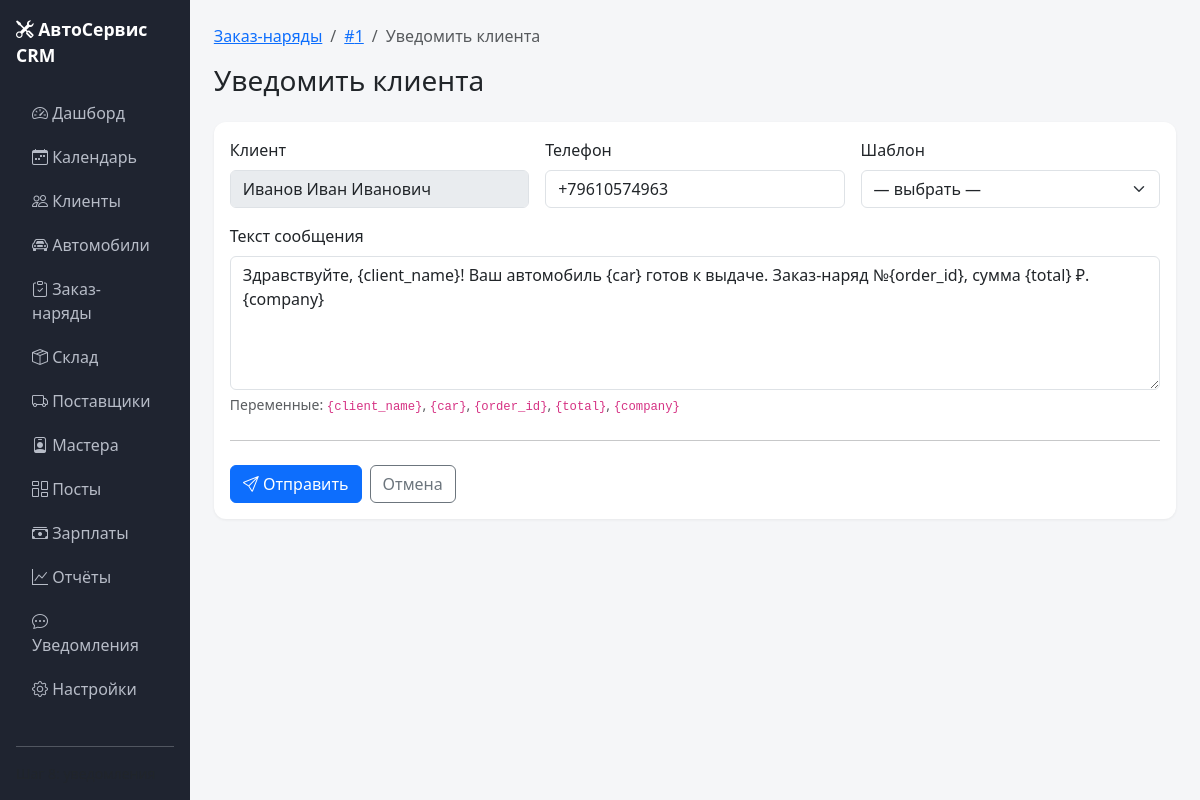
/orders/1/notify, run on the app's committed database.
### models.py (models this page shows, shortened)
class Order(db.Model):
    __tablename__ = "orders"
    id = db.Column(db.Integer, primary_key=True)
    client_id = db.Column(db.Integer, db.ForeignKey("clients.id"), nullable=False, index=True)
    car_id = db.Column(db.Integer, db.ForeignKey("cars.id"), nullable=False, index=True)
    status = db.Column(db.String(20), nullable=False, default="new", index=True)
    intake_mileage = db.Column(db.Integer)
    complaint = db.Column(db.Text)
    notes = db.Column(db.Text)
    created_at = db.Column(db.DateTime, default=lambda: datetime.now(timezone.utc))
    closed_at = db.Column(db.DateTime)
    car = db.relationship("Car", backref="orders")
    works = db.relationship(
        "OrderWork",
        backref="order",
        cascade="all, delete-orphan",
        lazy=True,
        order_by="OrderWork.id",
    )
    parts = db.relationship(
        "OrderPart",
        backref="order",
        cascade="all, delete-orphan",
        lazy=True,
        order_by="OrderPart.id",
    )

class Client(db.Model):
    __tablename__ = "clients"
    id = db.Column(db.Integer, primary_key=True)
    full_name = db.Column(db.String(200), nullable=False)
    phone = db.Column(db.String(30), nullable=False, unique=True, index=True)
    email = db.Column(db.String(120))
    comment = db.Column(db.Text)
    created_at = db.Column(db.DateTime, default=lambda: datetime.now(timezone.utc))
    cars = db.relationship("Car", backref="client", cascade="all, delete-orphan", lazy=True, order_by="Car.id.desc()")
    orders = db.relationship("Order", backref="client", lazy=True)

### app.py (the view, shortened to what this page needs)
@app.route("/orders/<int:order_id>/notify", methods=["GET", "POST"])
def order_notify(order_id):
    order = db.session.get(Order, order_id)
    if order is None: abort(404)
    settings = Settings.get()
    default_templates = [
        {
            "name": "Машина готова",
            "text": "Здравствуйте, {client_name}! Ваш автомобиль {car} готов к выдаче. Заказ-наряд №{order_id}, сумма {total} ₽. {company}",
        },
        {
            "name": "Напоминание о ТО",
            "text": "{client_name}, напоминаем о плановом ТО для {car}. Запишитесь в {company}.",
        },
        {
            "name": "Запись подтверждена",
            "text": "{client_name}, ваша запись на {car} подтверждена. Ждём вас в {company}.",
        },
    ]
    return render_template("notifications/order_notify.html",
                           order=order, settings=settings, default_templates=default_templates)

### app.py (called while the page is built)
@app.context_processor
def inject_globals():
    return {
        "ORDER_STATUSES": ORDER_STATUSES,
        "MOVEMENT_TYPES": MOVEMENT_TYPES,
        "MOVEMENT_COLORS": MOVEMENT_COLORS,
        "APPOINTMENT_STATUSES": APPOINTMENT_STATUSES,
        "APPOINTMENT_COLORS": APPOINTMENT_COLORS,
        "STATUS_COLORS": {
            "new": "secondary",
            "in_progress": "primary",
            "waiting_parts": "warning",
            "done": "info",
            "closed": "success",
            "canceled": "danger",
        },
    }

### models.py (called while the page is built)
    @classmethod
    def get(cls):
        s = cls.query.first()
        if s is None:
            s = cls()
            db.session.add(s)
            db.session.commit()
        return s

### templates/notifications/order_notify.html (shortened to what this page needs)
{% extends "base.html" %}
{% block content %}
<nav aria-label="breadcrumb">
    <ol class="breadcrumb">
        <li class="breadcrumb-item"><a href="{{ url_for('orders_list') }}">Заказ-наряды</a></li>
        <li class="breadcrumb-item"><a href="{{ url_for('order_detail', order_id=order.id) }}">#{{ order.id }}</a></li>
        <li class="breadcrumb-item active">Уведомить клиента</li>
    </ol>
</nav>
<h1 class="h3 mb-4">Уведомить клиента</h1>
<div class="card stat-card">
    <div class="card-body">
        <form method="post" novalidate>
            <div class="row g-3">
                <div class="col-md-4">
                    <label class="form-label">Клиент</label>
                    <input type="text" class="form-control" value="{{ order.client.full_name }}" disabled>
                </div>
                <div class="col-md-4">
                    <label class="form-label">Телефон</label>
                    <input type="text" name="phone" class="form-control" value="{{ order.client.phone }}" required>
                </div>
                <div class="col-md-4">
                    <label class="form-label">Шаблон</label>
                    <select name="template" class="form-select" id="template-select">
                        <option value="">— выбрать —</option>
                    </select>
                </div>
                <div class="col-12">
                    <label class="form-label">Текст сообщения</label>
                    <textarea name="message" id="message-text" rows="5" class="form-control" required>{{ default_templates[0].text if default_templates else '' }}</textarea>
                    <div class="form-text">
                        Переменные: <code>{client_name}</code>, <code>{car}</code>, <code>{order_id}</code>,
                        <code>{total}</code>, <code>{company}</code>
                    </div>
                </div>
            </div>
            <hr class="my-4">
            <div class="d-flex gap-2">
                <button type="submit" class="btn btn-primary">
                    <i class="bi bi-send"></i> Отправить
                </button>
                <a href="{{ url_for('order_detail', order_id=order.id) }}" class="btn btn-outline-secondary">Отмена</a>
            </div>
        </form>
    </div>
</div>
{% endblock %}

### static/css/style.css (style rules this page uses)
body { background: #f5f6f8; font-family: system-ui, -apple-system, "Segoe UI", Roboto, sans-serif; }
.stat-card { border: none; border-radius: .75rem; box-shadow: 0 1px 3px rgba(0, 0, 0, .06); }

### data on the page
Order: id "1"
Client: client.full_name "Иванов Иван Иванович", phone "+79610574963"
